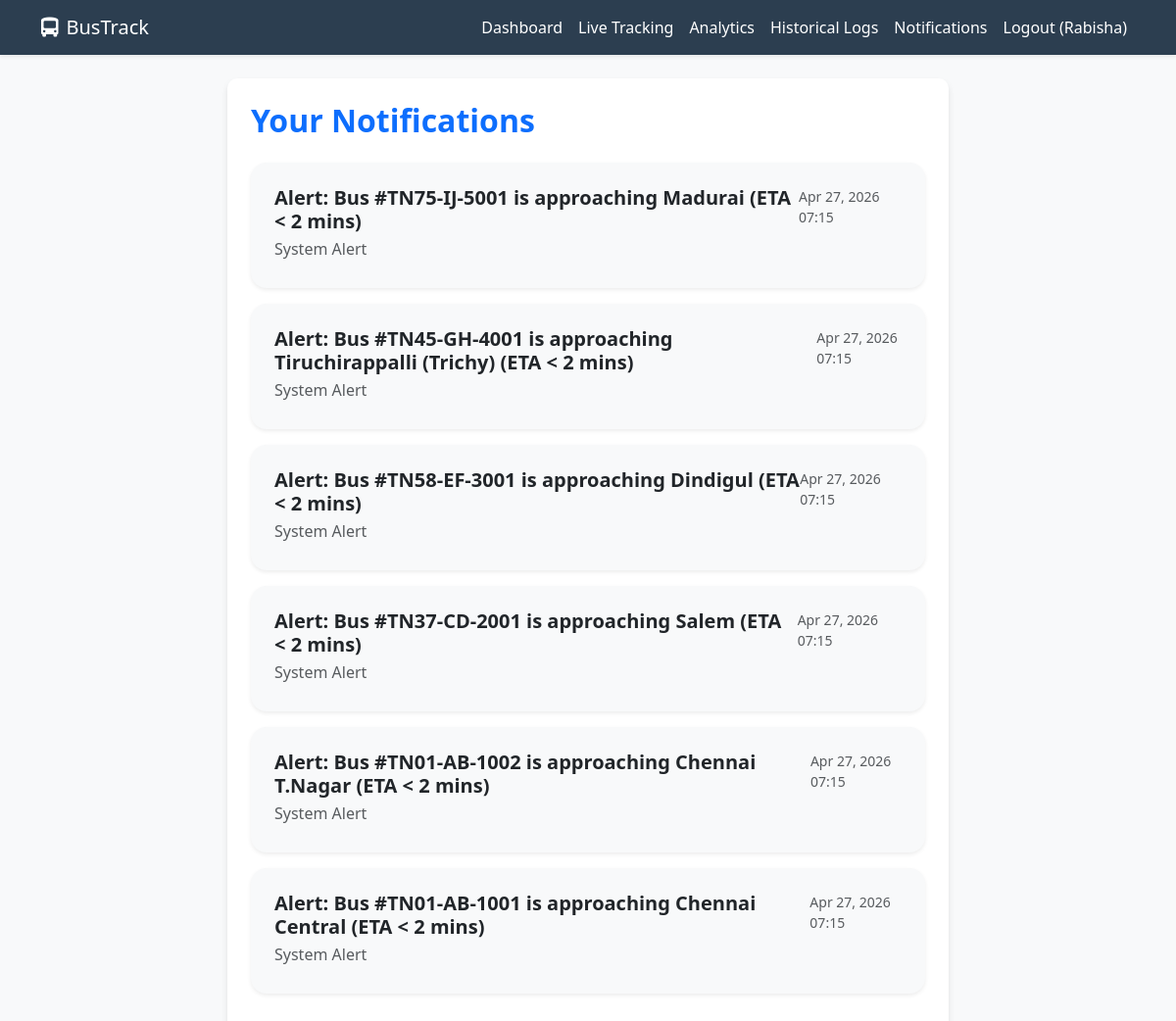
The app's page /notifications/ (signed in) with its own data.
### tracking/models.py (models this page shows, shortened)
class User(AbstractUser):
    IS_PASSENGER = 'passenger'
    IS_ADMIN = 'admin'
    ROLE_CHOICES = [
        (IS_PASSENGER, 'Passenger'),
        (IS_ADMIN, 'Admin'),
    ]
    role = models.CharField(max_length=10, choices=ROLE_CHOICES, default=IS_PASSENGER)
    phone_number = models.CharField(max_length=15, blank=True, null=True)

class Notification(models.Model):
    user = models.ForeignKey(User, on_delete=models.CASCADE, related_name='notifications')
    message = models.TextField()
    is_read = models.BooleanField(default=False)
    created_at = models.DateTimeField(auto_now_add=True)

### tracking/views.py (the view)
# urls.py: path('notifications/', views.notifications_page, name='notifications'),
@login_required
def notifications_page(request):
    notifications = request.user.notifications.all().order_by('-created_at')
    return render(request, 'tracking/notifications.html', {'notifications': notifications})

### tracking/templates/tracking/notifications.html (shortened to what this page needs)
{% extends 'tracking/base.html' %}
{% block content %}
<div class="row justify-content-center">
    <div class="col-md-8">
        <div class="card p-4">
            <h2 class="fw-bold mb-4 text-primary">Your Notifications</h2>
            <div class="list-group">
                {% for note in notifications %}
                <div
                    class="list-group-item list-group-item-action {% if not note.is_read %}bg-light{% endif %} p-4 border-0 mb-3 rounded-4 shadow-sm">
                    <div class="d-flex w-100 justify-content-between">
                        <h5 class="mb-1 fw-bold">{{ note.message }}</h5>
                        <small class="text-muted">{{ note.created_at|date:"M d, Y H:i" }}</small>
                    </div>
                    <p class="mb-1 text-muted">System Alert</p>
                </div>
                {% empty %}
                <div class="text-center py-5">
                    <i class="fas fa-bell-slash text-muted mb-3" style="font-size: 48px;"></i>
                    <p class="text-muted">You have no notifications yet.</p>
                </div>
                {% endfor %}
            </div>
        </div>
    </div>
</div>
{% endblock %}

### tracking/templates/tracking/base.html (shortened to what this page needs)
<!DOCTYPE html>
<html lang="en">
<head>
    <link href="https://cdn.jsdelivr.net/npm/bootstrap@5.3.0/dist/css/bootstrap.min.css" rel="stylesheet">
    <link rel="stylesheet" href="https://cdnjs.cloudflare.com/ajax/libs/font-awesome/6.0.0/css/all.min.css">
</head>
<body>
    <nav class="navbar navbar-expand-lg navbar-dark shadow-sm">
        <div class="container">
            <a class="navbar-brand" href="{% url 'index' %}">
                <i class="fas fa-bus-alt me-2"></i>BusTrack
            </a>
            <div class="collapse navbar-collapse" id="navbarNav">
                <ul class="navbar-nav ms-auto">
                    {% if user.is_authenticated %}
                    <li class="nav-item">
                        <a class="nav-link" href="{% url 'dashboard' %}">Dashboard</a>
                    </li>
                    <li class="nav-item">
                        <a class="nav-link" href="{% url 'live_tracking' %}">Live Tracking</a>
                    </li>
                    <li class="nav-item">
                        <a class="nav-link" href="{% url 'analytics' %}">Analytics</a>
                    </li>
                    <li class="nav-item">
                        <a class="nav-link" href="{% url 'historical_data' %}">Historical Logs</a>
                    </li>
                    <li class="nav-item">
                        <a class="nav-link" href="{% url 'notifications' %}">
                            Notifications
                        </a>
                    </li>
                    <li class="nav-item">
                        <a class="nav-link" href="{% url 'logout' %}">Logout ({{ user.username }})</a>
                    </li>
                    {% endif %}
                </ul>
            </div>
        </div>
    </nav>
    <div class="container mt-4">
        {% block content %}{% endblock %}
    </div>
</body>
</html>

### tracking/templates/tracking/base.html (style rules this page uses)
:root { --primary-color: #2c3e50; --secondary-color: #34495e; --accent-color: #3498db; --bg-light: #f8f9fa; }
body { font-family: 'Segoe UI', Tahoma, Geneva, Verdana, sans-serif; background-color: var(--bg-light); }
.navbar { background-color: var(--primary-color) !important; }
.navbar-brand, .nav-link { color: white !important; }
.card { border: none; box-shadow: 0 4px 6px rgba(0, 0, 0, 0.1); border-radius: 10px; }

### records on screen
User: username "Rabisha"
Notification: message "Alert: Bus #TN75-IJ-5001 is approaching Madurai (ETA < 2 mins)", created_at "Apr 27, 2026 07:15"
Notification: message "Alert: Bus #TN45-GH-4001 is approaching Tiruchirappalli (Trichy) (ETA < 2 mins)", created_at "Apr 27, 2026 07:15"
Notification: message "Alert: Bus #TN58-EF-3001 is approaching Dindigul (ETA < 2 mins)", created_at "Apr 27, 2026 07:15"
Notification: message "Alert: Bus #TN37-CD-2001 is approaching Salem (ETA < 2 mins)", created_at "Apr 27, 2026 07:15"
Notification: message "Alert: Bus #TN01-AB-1002 is approaching Chennai T.Nagar (ETA < 2 mins)", created_at "Apr 27, 2026 07:15"
Notification: message "Alert: Bus #TN01-AB-1001 is approaching Chennai Central (ETA < 2 mins)", created_at "Apr 27, 2026 07:15"
